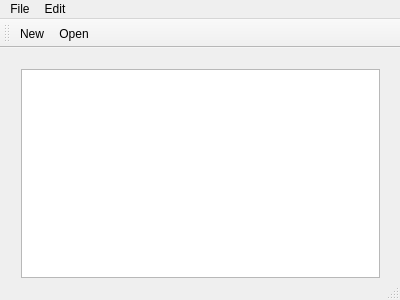
<?xml version="1.0" encoding="UTF-8"?>
<ui version="4.0">
 <class>Notepad</class>
 <widget class="QMainWindow" name="Notepad">
  <property name="geometry">
   <rect>
    <x>0</x>
    <y>0</y>
    <width>400</width>
    <height>300</height>
   </rect>
  </property>
  <property name="windowTitle">
   <string>笔记本</string>
  </property>
  <widget class="QWidget" name="centralWidget">
   <widget class="QWidget" name="verticalLayoutWidget">
    <property name="geometry">
     <rect>
      <x>10</x>
      <y>10</y>
      <width>381</width>
      <height>231</height>
     </rect>
    </property>
    <layout class="QVBoxLayout" name="verticalLayout">
     <item>
      <widget class="QTextEdit" name="textEdit"/>
     </item>
    </layout>
   </widget>
  </widget>
  <widget class="QMenuBar" name="menuBar">
   <property name="geometry">
    <rect>
     <x>0</x>
     <y>0</y>
     <width>400</width>
     <height>23</height>
    </rect>
   </property>
   <widget class="QMenu" name="menuFile">
    <property name="title">
     <string>File</string>
    </property>
    <addaction name="actionNew"/>
    <addaction name="actionOpen"/>
    <addaction name="actionSave"/>
    <addaction name="actionSave_as"/>
    <addaction name="separator"/>
    <addaction name="actionPrint"/>
    <addaction name="separator"/>
    <addaction name="actionExit"/>
   </widget>
   <widget class="QMenu" name="menuEdit">
    <property name="title">
     <string>Edit</string>
    </property>
    <addaction name="actionCopy"/>
    <addaction name="actionCut"/>
    <addaction name="actionPaste"/>
    <addaction name="actionUndo"/>
    <addaction name="actionRedo"/>
    <addaction name="actionFont"/>
   </widget>
   <addaction name="menuFile"/>
   <addaction name="menuEdit"/>
  </widget>
  <widget class="QToolBar" name="mainToolBar">
   <attribute name="toolBarArea">
    <enum>TopToolBarArea</enum>
   </attribute>
   <attribute name="toolBarBreak">
    <bool>false</bool>
   </attribute>
   <addaction name="actionNew"/>
   <addaction name="actionOpen"/>
  </widget>
  <widget class="QStatusBar" name="statusBar"/>
  <action name="actionNew">
   <property name="icon">
    <iconset resource="notepad.qrc">
     <normaloff>:/images/new.png</normaloff>:/images/new.png</iconset>
   </property>
   <property name="text">
    <string>New</string>
   </property>
   <property name="shortcut">
    <string>Ctrl+N</string>
   </property>
  </action>
  <action name="actionOpen">
   <property name="icon">
    <iconset resource="notepad.qrc">
     <normaloff>:/images/open.png</normaloff>:/images/open.png</iconset>
   </property>
   <property name="text">
    <string>Open</string>
   </property>
   <property name="shortcut">
    <string>Ctrl+O</string>
   </property>
  </action>
  <action name="actionSave">
   <property name="text">
    <string>Save</string>
   </property>
  </action>
  <action name="actionSave_as">
   <property name="text">
    <string>Save as</string>
   </property>
  </action>
  <action name="actionPrint">
   <property name="text">
    <string>Print</string>
   </property>
  </action>
  <action name="actionExit">
   <property name="text">
    <string>Exit</string>
   </property>
  </action>
  <action name="actionCopy">
   <property name="text">
    <string>Copy</string>
   </property>
  </action>
  <action name="actionCut">
   <property name="text">
    <string>Cut</string>
   </property>
  </action>
  <action name="actionPaste">
   <property name="text">
    <string>Paste</string>
   </property>
  </action>
  <action name="actionUndo">
   <property name="text">
    <string>Undo</string>
   </property>
  </action>
  <action name="actionRedo">
   <property name="text">
    <string>Redo</string>
   </property>
  </action>
  <action name="actionFont">
   <property name="text">
    <string>Font</string>
   </property>
  </action>
 </widget>
 <layoutdefault spacing="6" margin="11"/>
 <resources>
  <include location="notepad.qrc"/>
 </resources>
 <connections/>
</ui>
